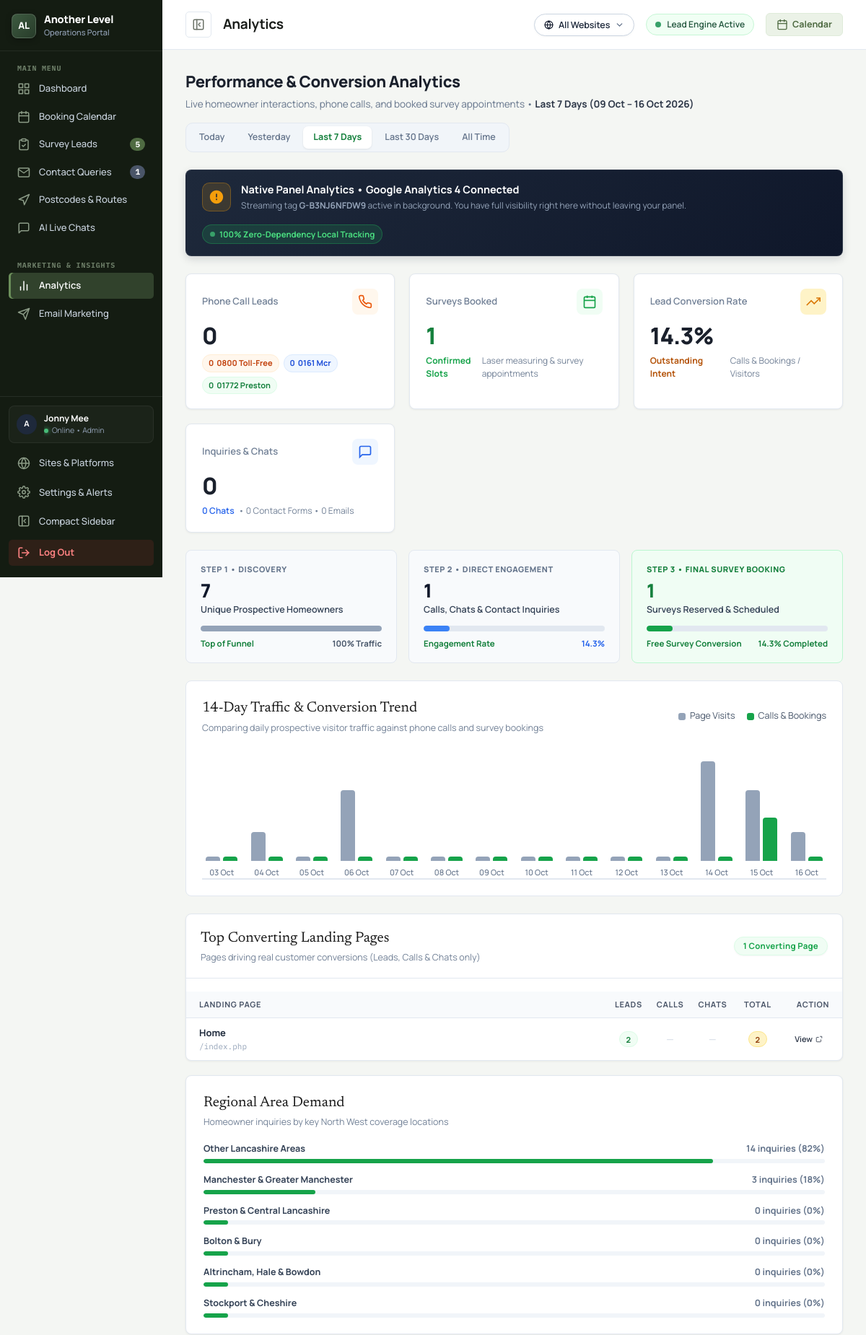
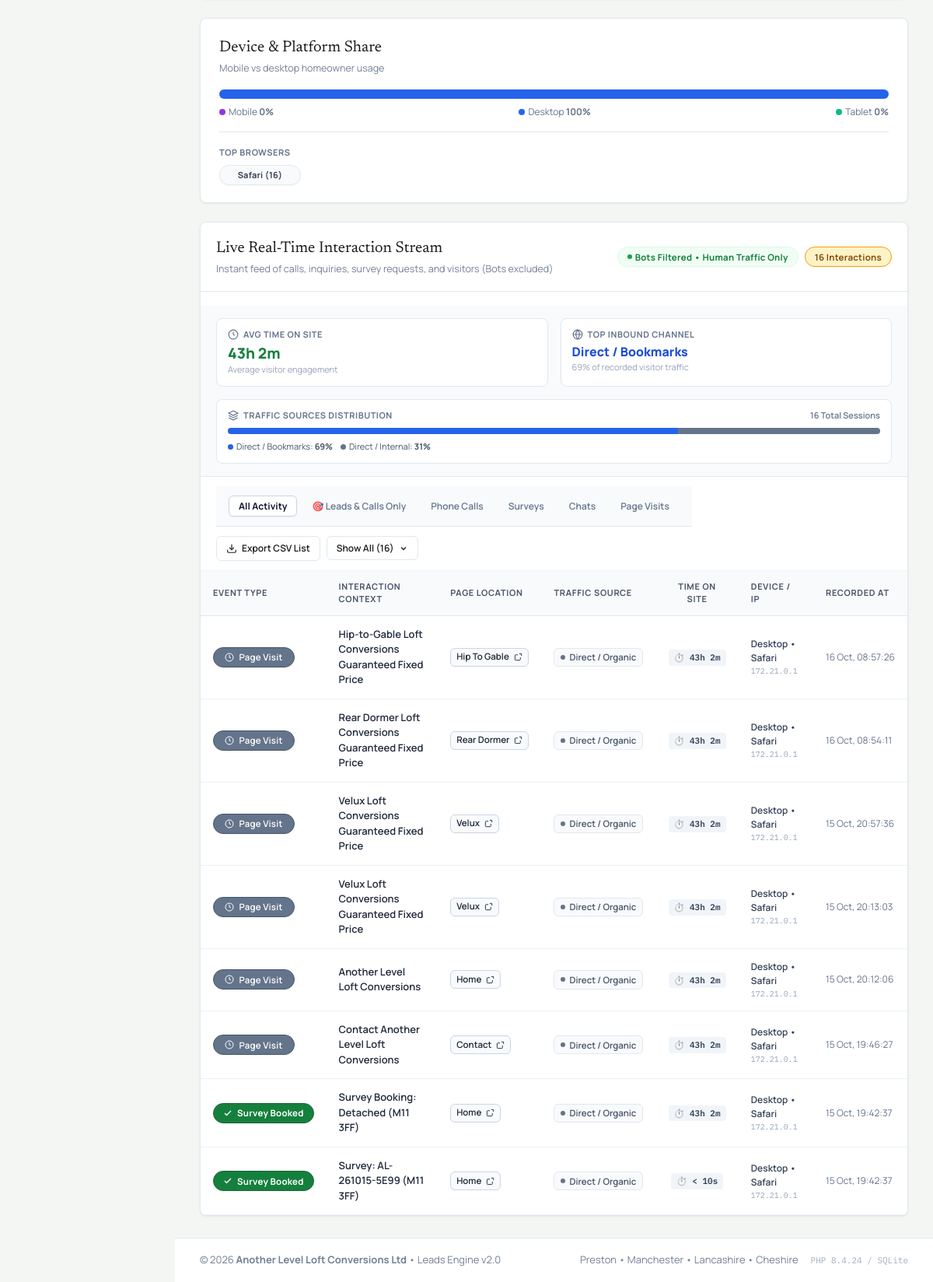
The app's page /panel/analytics.php (signed in) with its own data (2 pictures, top to bottom).
### tables this page shows
CREATE TABLE settings (
            key TEXT PRIMARY KEY,
            value TEXT NOT NULL,
            updated_at DATETIME DEFAULT CURRENT_TIMESTAMP
        );

CREATE TABLE events_tracking (
            id INTEGER PRIMARY KEY AUTOINCREMENT,
            event_type TEXT NOT NULL, -- 'call_click', 'chat_click'
            event_target TEXT,        -- phone number or chat title
            source_page TEXT,
            ip_address TEXT,
            device_type TEXT,
            browser TEXT,
            created_at DATETIME DEFAULT CURRENT_TIMESTAMP
        , referrer TEXT, duration_seconds INTEGER DEFAULT 0, traffic_source TEXT DEFAULT 'Direct / Bookmarks', is_bot INTEGER DEFAULT 0, session_id TEXT, site_id INTEGER DEFAULT 1);

### panel/analytics.php (the view, shortened to what the rows shown need)
<?php
require_once __DIR__ . '/includes/auth.php';
$range = $_GET['range'] ?? '7days';
switch ($range) {
    case '7days':
    default:
        $eventWhere = "created_at >= date('now', '-7 days')";
        break;
}
$eventWhere .= " AND (is_bot = 0 OR is_bot IS NULL)";
require_once __DIR__ . '/includes/sites.php';
$eventsStmt = $db->query("
    SELECT * FROM events_tracking
    WHERE {$eventWhere}
    ORDER BY id DESC
    LIMIT 50
");
$recentEvents = $eventsStmt->fetchAll(PDO::FETCH_ASSOC);
$gaId = getSetting('ga_measurement_id', 'G-B3NJ6NFDW9');
$pageTitle = "Analytics";
require_once __DIR__ . '/includes/header.php';
?>
<div class="analytics-header-bar">
  <div>
    <h2 class="analytics-header-title">Performance &amp; Conversion Analytics</h2>
  </div>
</div>
<div class="ga4-sync-banner">
  <div class="ga4-sync-left">
    <div>
      <div class="ga4-sync-sub">
        Streaming tag <strong><?php echo htmlspecialchars($gaId); ?></strong> active in background. You have full visibility right here without leaving your panel.
      </div>
    </div>
  </div>
</div>
<div class="panel-grid-2-1" style="display:grid;grid-template-columns:1.8fr 1.2fr;gap:24px;margin-bottom:24px">
  <div class="panel-card" style="padding:0;overflow:hidden">
    <div class="table-responsive">
      <table class="panel-table panel-table-compact" style="width:100%">
        <thead>
          <tr>
            <th style="padding-left:18px">Landing Page</th>
            <th style="text-align:center;width:55px">Leads</th>
            <th style="text-align:center;width:55px">Calls</th>
            <th style="text-align:center;width:55px">Chats</th>
            <th style="text-align:center;width:65px">Total</th>
            <th style="text-align:right;padding-right:18px;width:75px">Action</th>
          </tr>
        </thead>
      </table>
    </div>
  </div>
</div>
<div class="panel-card" style="padding:0;overflow:hidden">
  <div class="table-responsive">
    <table class="panel-table analytics-table" id="liveActivityTable">
      <thead>
        <tr>
          <th style="white-space:nowrap;min-width:130px">Event Type</th>
          <th>Interaction Context</th>
          <th>Page Location</th>
          <th>Traffic Source</th>
          <th style="text-align:center">Time on Site</th>
          <th>Device / IP</th>
          <th>Recorded At</th>
        </tr>
      </thead>
      <tbody>
        <?php if (empty($recentEvents)): ?>
          <tr>
            <td colspan="7" style="text-align:center;padding:48px;color:#94A3B8">
              No live interactions recorded for this date filter.
            </td>
          </tr>
        <?php else: ?>
          <?php
            $eventIdx = 0;
            foreach ($recentEvents as $e):
              $eventIdx++;
              $isExtra = $eventIdx > 8;
              $isConv = in_array($e['event_type'], ['call_click', 'chat_click', 'survey_booked', 'contact_submitted'], true);
          ?>
            <tr data-type="<?php echo htmlspecialchars((string)$e['event_type']); ?>" data-is-conv="<?php echo $isConv ? '1' : '0'; ?>" class="<?php echo $isExtra ? 'stream-row-extra' : ''; ?>">
              <td style="white-space:nowrap">
                <?php if ($e['event_type'] === 'call_click'): ?>
                  <span class="badge" style="background:#C2410C;color:#FFFFFF;border:1px solid #9A3412;font-weight:700;display:inline-flex;align-items:center;gap:6px">
                    <svg width="12" height="12" viewBox="0 0 24 24" fill="none" stroke="currentColor" stroke-width="2.5" stroke-linecap="round" stroke-linejoin="round"><path d="M22 16.92v3a2 2 0 0 1-2.18 2 19.79 19.79 0 0 1-8.63-3.07 19.5 19.5 0 0 1-6-6 19.79 19.79 0 0 1-3.07-8.67A2 2 0 0 1 4.11 2h3a2 2 0 0 1 2 1.72 12.84 12.84 0 0 0 .7 2.81 2 2 0 0 1-.45 2.11L8.09 9.91a16 16 0 0 0 6 6l1.27-1.27a2 2 0 0 1 2.11-.45 12.84 12.84 0 0 0 2.81.7A2 2 0 0 1 22 16.92z"></path></svg>
                    Phone Call
                  </span>
                <?php elseif ($e['event_type'] === 'survey_booked'): ?>
                  <span class="badge" style="background:#15803D;color:#FFFFFF;border:1px solid #166534;font-weight:700;display:inline-flex;align-items:center;gap:6px">
                    <svg width="12" height="12" viewBox="0 0 24 24" fill="none" stroke="currentColor" stroke-width="2.5"><polyline points="20 6 9 17 4 12"></polyline></svg>
                    Survey Booked
                  </span>
                <?php elseif ($e['event_type'] === 'page_view'): ?>
                  <span class="badge" style="background:#64748B;color:#FFFFFF;border:1px solid #475569;font-weight:600;display:inline-flex;align-items:center;gap:6px">
                    <svg width="12" height="12" viewBox="0 0 24 24" fill="none" stroke="currentColor" stroke-width="2"><circle cx="12" cy="12" r="10"></circle><polyline points="12 6 12 12 16 14"></polyline></svg>
                    Page Visit
                  </span>
                <?php else: ?>
                  <span class="badge" style="background:#374151;color:#FFFFFF"><?php echo htmlspecialchars((string)$e['event_type']); ?></span>
                <?php endif; ?>
              </td>
              <td style="font-size:13px;font-weight:600;color:#1E293B">
                <?php echo htmlspecialchars((string)($e['event_target'] ?? '')); ?>
              </td>
              <td>
                <?php
                  $pageTarget = ltrim((string)($e['source_page'] ?? 'index.php'), '/');
                  $analyticsLink = getSitePageUrl($e['site_id'] ?? 1, $pageTarget);
                ?>
                <a href="<?php echo htmlspecialchars($analyticsLink); ?>" target="_blank" class="source-pill" title="<?php echo htmlspecialchars((string)($e['source_page'] ?? '/')); ?>">
                  <span><?php echo htmlspecialchars(formatPageLocation($e['source_page'] ?? '')); ?></span>
                  <svg width="11" height="11" viewBox="0 0 24 24" fill="none" stroke="currentColor" stroke-width="2"><path d="M18 13v6a2 2 0 0 1-2 2H5a2 2 0 0 1-2-2V8a2 2 0 0 1 2-2h6"></path><polyline points="15 3 21 3 21 9"></polyline></svg>
                </a>
              </td>
              <td>
                <?php echo formatTrafficSourceBadge((string)($e['traffic_source'] ?: 'Direct / Bookmarks')); ?>
              </td>
              <td style="text-align:center">
                <span class="duration-pill" title="Duration active on site">
                  ⏱️ <?php echo formatDurationSeconds((int)($e['duration_seconds'] ?? 0)); ?>
                </span>
              </td>
              <td>
                <div style="font-size:12px;font-weight:600;color:#334155"><?php echo htmlspecialchars((string)($e['device_type'] ?: 'Desktop')); ?> &bull; <?php echo htmlspecialchars((string)($e['browser'] ?: 'Web')); ?></div>
                <div style="font-family:'IBM Plex Mono',monospace;font-size:10px;color:#94A3B8"><?php echo htmlspecialchars((string)($e['ip_address'] ?? 'N/A')); ?></div>
              </td>
              <td style="font-size:12px;color:#64748B;white-space:nowrap">
                <?php echo date('d M, H:i:s', strtotime((string)$e['created_at'])); ?>
              </td>
            </tr>
          <?php endforeach; ?>
        <?php endif; ?>
      </tbody>
    </table>
  </div>
</div>
<?php require_once __DIR__ . '/includes/footer.php'; ?>

### panel/includes/header.php (shortened to what the rows shown need)
<?php
require_once __DIR__ . '/auth.php';
require_once __DIR__ . '/sites.php';
$currentUser = getCurrentUser();
?>
<!DOCTYPE html>
<html lang="en">
<head>
  <link rel="stylesheet" href="css/panel.css?v=<?php echo time(); ?>">
</head>
<body class="panel-body">
<div class="panel-wrapper">
  <aside class="panel-sidebar" id="panelSidebar">
    <div class="sidebar-footer">
      <div class="sidebar-user-mini" style="display:flex;align-items:center;gap:10px;padding:8px 10px;margin-bottom:8px;border-radius:8px;background:rgba(255,255,255,0.03);border:1px solid rgba(255,255,255,0.06);">
        <div class="user-avatar" style="width:28px;height:28px;font-size:11px;background:#1E293B;color:#FFFFFF;border-radius:50%;display:flex;align-items:center;justify-content:center;font-weight:700;flex-shrink:0;">
          <?php echo strtoupper(substr($currentUser['username'] ?? 'J', 0, 1)); ?>
        </div>
        <div style="flex:1;min-width:0;overflow:hidden">
          <div style="font-size:12px;font-weight:700;color:#FFFFFF;white-space:nowrap;overflow:hidden;text-overflow:ellipsis">
            <?php echo htmlspecialchars($currentUser['full_name'] ?? 'Jonny Mee'); ?>
          </div>
          <div style="font-size:10.5px;color:#94A3B8;display:flex;align-items:center;gap:5px">
            <span class="status-dot-green"></span> Online &bull; Admin
          </div>
        </div>
      </div>
    </div>
  </aside>
  <div class="panel-main">
    <header class="panel-topbar">
      <div class="topbar-left">
        <div class="mobile-topbar-brand">
          <div>
            <h1 class="topbar-title">
              <span class="topbar-title-full"><?php echo htmlspecialchars($pageTitle); ?></span>
            </h1>
          </div>
        </div>
      </div>
    </header>
    <main class="panel-content">

### panel/includes/db.php (shortened to what the rows shown need)
<?php
function getDb(): PDO {
    static $db = null;
    if ($db !== null) {
        return $db;
    }
    $dataDir = dirname(__DIR__, 2) . '/data';
    $dbPath = $dataDir . '/database.sqlite';
    try {
        $db = new PDO('sqlite:' . $dbPath);
        $db->setAttribute(PDO::ATTR_ERRMODE, PDO::ERRMODE_EXCEPTION);
        $db->setAttribute(PDO::ATTR_DEFAULT_FETCH_MODE, PDO::FETCH_ASSOC);
        $db->exec('PRAGMA journal_mode = WAL;');
        $db->exec('PRAGMA foreign_keys = ON;');
        return $db;
    } catch (PDOException $e) {
        error_log('Database connection error: ' . $e->getMessage());
        throw $e;
    }
}
function getSetting(string $key, string $default = ''): string {
    $db = getDb();
    $stmt = $db->prepare("SELECT value FROM settings WHERE key = :k LIMIT 1");
    $stmt->execute([':k' => $key]);
    $val = $stmt->fetchColumn();
    return $val !== false ? (string)$val : $default;
}
if (!function_exists('formatPageLocation')) {
    function formatPageLocation(?string $pageUrl): string {
        if (empty($pageUrl) || $pageUrl === '/' || $pageUrl === '/index.php' || $pageUrl === 'index.php') {
            return 'Home';
        }
        $cleaned = strtolower(ltrim(trim($pageUrl), '/'));
        $base = basename($cleaned, '.php');
        if (str_ends_with($base, '-conversion')) {
            $type = substr($base, 0, -strlen('-conversion'));
            $words = str_replace(['-', '_'], ' ', $type);
            return ucwords($words);
        }
        $words = str_replace(['-', '_'], ' ', $base);
        $words = preg_replace('/\bloft conversions in\b/i', '', $words);
        $words = preg_replace('/\bloft conversion\b/i', '', $words);
        $words = trim(preg_replace('/\s+/', ' ', $words));
        return ucwords($words ?: 'General');
    }
}
function formatDurationSeconds(int $seconds): string {
    if ($seconds <= 0) return '< 10s';
    $mins = floor($seconds / 60);
    $secs = $seconds % 60;
    if ($mins >= 60) {
        $hours = floor($mins / 60);
        $remMins = $mins % 60;
        return "{$hours}h {$remMins}m";
    }
    return $secs > 0 ? "{$mins}m {$secs}s" : "{$mins}m";
}
function formatTrafficSourceBadge(string $source): string {
    $s = htmlspecialchars($source);
    if (str_contains($source, 'Direct')) {
        return '<span class="traffic-source-pill source-direct"><span class="source-dot direct"></span>Direct / Organic</span>';
    }
    return '<span class="traffic-source-pill source-referral"><span class="source-dot referral"></span>' . $s . '</span>';
}

### records on screen
settings: value "G-B3NJ6NFDW9"
events_tracking: event_type "page_view" (drawn), event_target "Hip-to-Gable Loft Conversions Guaranteed Fixed Price", source_page "Hip To Gable", shows "Direct / Organic", duration_seconds "43h 2m", device_type "Desktop", browser "Safari", ip_address "172.21.0.1", created_at "16 Oct, 08:57:26"
events_tracking: event_type "page_view" (drawn), event_target "Rear Dormer Loft Conversions Guaranteed Fixed Price", source_page "Rear Dormer", shows "Direct / Organic", duration_seconds "43h 2m", device_type "Desktop", browser "Safari", ip_address "172.21.0.1", created_at "16 Oct, 08:54:11"
events_tracking: event_type "page_view" (drawn), event_target "Velux Loft Conversions Guaranteed Fixed Price", source_page "Velux", shows "Direct / Organic", duration_seconds "43h 2m", device_type "Desktop", browser "Safari", ip_address "172.21.0.1", created_at "15 Oct, 20:57:36"
events_tracking: event_type "page_view" (drawn), event_target "Velux Loft Conversions Guaranteed Fixed Price", source_page "Velux", shows "Direct / Organic", duration_seconds "43h 2m", device_type "Desktop", browser "Safari", ip_address "172.21.0.1", created_at "15 Oct, 20:13:03"
events_tracking: event_type "page_view" (drawn), event_target "Another Level Loft Conversions", source_page "Home", shows "Direct / Organic", duration_seconds "43h 2m", device_type "Desktop", browser "Safari", ip_address "172.21.0.1", created_at "15 Oct, 20:12:06"
events_tracking: event_type "page_view" (drawn), event_target "Contact Another Level Loft Conversions", source_page "Contact", shows "Direct / Organic", duration_seconds "43h 2m", device_type "Desktop", browser "Safari", ip_address "172.21.0.1", created_at "15 Oct, 19:46:27"
events_tracking: event_type "survey_booked" (drawn), event_target "Survey Booking: Detached (M11 3FF)", source_page "Home", shows "Direct / Organic", duration_seconds "43h 2m", device_type "Desktop", browser "Safari", ip_address "172.21.0.1", created_at "15 Oct, 19:42:37"
events_tracking: event_type "survey_booked" (drawn), event_target "Survey: AL-261015-5E99 (M11 3FF)", source_page "Home", shows "Direct / Organic", duration_seconds "< 10s", device_type "Desktop", browser "Safari", ip_address "172.21.0.1", created_at "15 Oct, 19:42:37"

### other values on screen
$newBookingsCount "5"
$newContactsCount "1"
substr($currentUser['username'] ?? 'J', 0, 1) "A"
$currentUser['full_name'] "Jonny Mee"
$pageTitle "Analytics"
$rangeLabel "Last 7 Days (09 Oct – 16 Oct 2026)"
$totalCalls "0"
$calls0800 "0"
$callsMcr "0"
$callsPrs "0"
$totalBookings "1"
$convRate "14.3"
$totalChats + $totalContacts + $totalEmails "0"
$totalChats "0"
$totalContacts "0"
